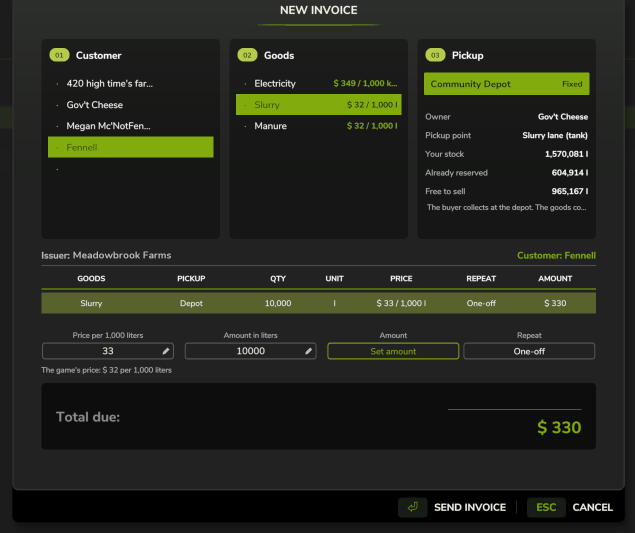
#> input picture previews/form_amount_swap_before.png, 1270 x 1065 px, given in place of uwm_tabIcon_v1.png, which was not available (shown at 1/2 size)
$ python menu_mockup_v5.py form_amount_swap_before.png
#> lines starting #> are read from the running program, lines starting #| are printed output that depends on the picture
"""Mock-up v5 (standing orders tab) of the Utilities page (ESC menu), rebuilt in the UWM CO-OP theme of invoice_wizard_v6_choice.png:
every invoice is a card like the CO-OP options (icon tile per good, title + detail line, status pill, amount, arrow),
summary cards on top, rounded tab buttons. python -I menu_mockup_v4.py <outDir>"""
import sys, os
from PIL import Image, ImageDraw, ImageFont

F = "C:/Windows/Fonts/"
HERE = os.path.dirname(os.path.abspath(__file__))
def font(sz, bold=False):
    return ImageFont.truetype(F + ("segoeuib.ttf" if bold else "segoeui.ttf"), sz)
def sym(sz):
    return ImageFont.truetype(F + "seguisym.ttf", sz)

W, H = 2000, 1125
BG = (36, 37, 35); CARD = (28, 29, 27); SIDE = (20, 21, 19); BAR = (8, 8, 8); TILE = (40, 44, 34)
GREEN = (134, 177, 17); GREEN_L = (166, 200, 60); TINT = (50, 60, 28)
WHITE = (235, 235, 235); GREY = (170, 170, 165); DIM = (110, 112, 105); LINE = (62, 64, 58); EDGE = (46, 48, 43)
ORANGE = (230, 170, 60); BLUE = (110, 170, 230)

def spaced(d, xy, text, fnt, fill, spacing=3, anchor="l"):
    x, y = xy
    total = sum(d.textlength(c, font=fnt) + spacing for c in text) - spacing
    if anchor == "m":
        x -= total / 2
    elif anchor == "r":
        x -= total
    for c in text:
        d.text((x, y), c, font=fnt, fill=fill, anchor="lm")
        x += d.textlength(c, font=fnt) + spacing
    return total

# goods icons (line style, as the CO-OP option icons)
def ic_slurry(d, cx, cy, c):
    d.polygon([(cx, cy - 16), (cx - 11, cy + 2), (cx + 11, cy + 2)], fill=c)
    d.ellipse([cx - 11, cy - 8, cx + 11, cy + 14], fill=c)
def ic_manure(d, cx, cy, c):
    d.pieslice([cx - 17, cy - 8, cx + 17, cy + 26], 180, 360, fill=c)
    d.line([cx - 17, cy + 9, cx + 17, cy + 9], fill=c, width=3)
def ic_power(d, cx, cy, c):
    d.polygon([(cx + 3, cy - 17), (cx - 10, cy + 2), (cx - 1, cy + 2), (cx - 4, cy + 17), (cx + 10, cy - 3), (cx + 1, cy - 3)], fill=c)
def ic_bulk(d, cx, cy, c):                       # a grain ear
    d.line([cx, cy + 17, cx, cy - 15], fill=c, width=3)
    for k in range(4):
        y = cy - 10 + k * 7
        d.ellipse([cx - 10, y - 3, cx - 1, y + 3], fill=c)
        d.ellipse([cx + 1, y - 3, cx + 10, y + 3], fill=c)
def ic_pallet(d, cx, cy, c):                     # a box on a pallet
    d.rectangle([cx - 13, cy - 15, cx + 13, cy + 5], outline=c, width=3)
    d.line([cx - 17, cy + 9, cx + 17, cy + 9], fill=c, width=3)
    for x in (cx - 15, cx, cx + 15):
        d.line([x, cy + 9, x, cy + 15], fill=c, width=3)
ICONS = {"slurry": ic_slurry, "manure": ic_manure, "power": ic_power, "bulk": ic_bulk, "pallet": ic_pallet}

def pill(d, xr, y, text, col):
    f = font(16, True)
    tw = d.textlength(text, font=f)
    d.rounded_rectangle([xr - tw - 28, y - 15, xr, y + 15], 15, outline=col, width=2)
    d.text((xr - 14, y), text, font=f, fill=col, anchor="rm")

def page(path):
    im = Image.new("RGB", (W, H), BG); d = ImageDraw.Draw(im)
    icon = Image.open(os.path.join(HERE, "uwm_tabIcon_v1.png")).convert("RGBA")

    # the game's ESC tab column, ours selected
    d.rectangle([0, 0, 130, H], fill=SIDE)
    for i in range(9):
        y = 2 + i * 129
        if i == 2:
            d.rectangle([0, y, 130, y + 126], fill=GREEN)
            d.polygon([(130, y + 50), (146, y + 63), (130, y + 76)], fill=GREEN)
            small = icon.resize((64, 64), Image.LANCZOS)
            im.paste(small, (33, y + 31), small)
        else:
            d.rounded_rectangle([40, y + 34, 90, y + 92], 6, outline=(200, 200, 200), width=3)
        d.line([0, y + 127, 130, y + 127], fill=(40, 41, 38))
#> this loop made 9 passes
#> pass 3, in page, `small = icon.resize((64, 64), Image.LANCZOS)`:
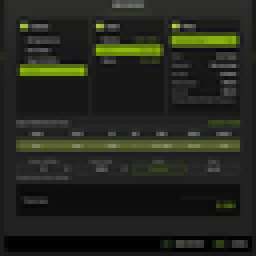
#> small: PIL image 64x64 RGBA (shown 4 times larger); mean R, G, B, A 35.5, 38.3, 29.5, 255
#> after the loop:
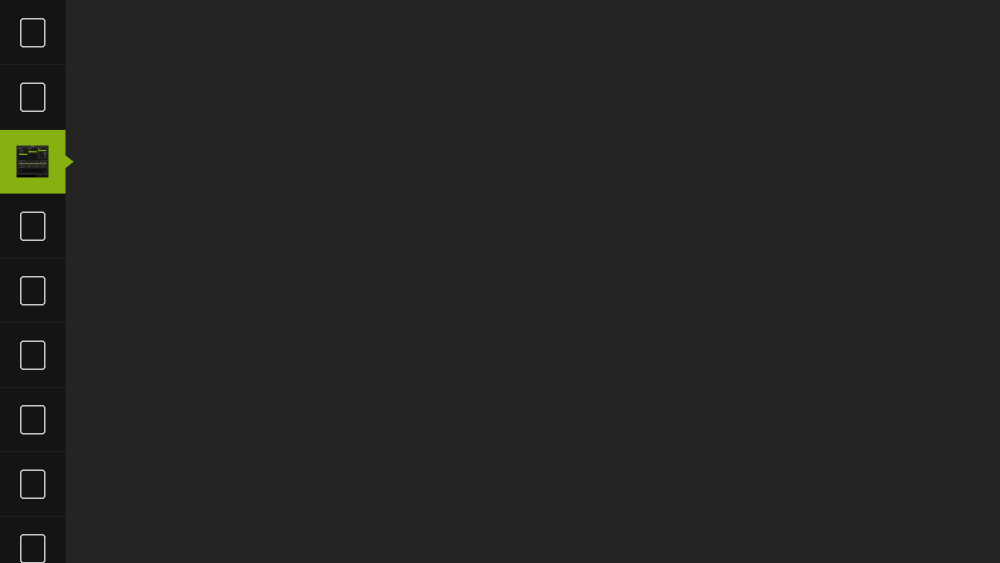
#> im: PIL image 2000x1125 RGB (shown at 1/2 size); mean R, G, B 36, 37.2, 34.3

    # header
    big = icon.resize((70, 70), Image.LANCZOS)
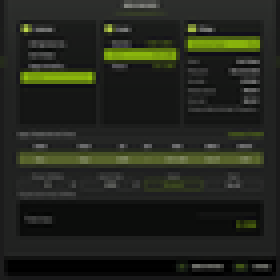
#> big: PIL image 70x70 RGBA (shown 4 times larger); mean R, G, B, A 35.5, 38.3, 29.6, 255
    d.rounded_rectangle([250, 56, 336, 142], 12, fill=GREEN)
    im.paste(big, (258, 64), big)
    spaced(d, (364, 76), "UWM CO-OP", font(18, True), GREEN_L, 4)
    d.text((364, 114), "Utilities & Waste Management", font=font(38, True), fill=WHITE, anchor="lm")
    d.text((364, 148), "Community Depot  -  owner Farm A  -  you are a member", font=font(17), fill=GREY, anchor="lm")
    d.rounded_rectangle([1520, 62, 1848, 140], 10, fill=CARD, outline=EDGE)
    spaced(d, (1544, 84), "BALANCE", font(14, True), DIM, 3)
    d.text((1824, 112), "242,647 $", font=font(32, True), fill=GREEN_L, anchor="rm")

    # summary cards (what needs you, what's running, what waits at the depot)
    sums = [("WAITING FOR YOU", "2", "invoices to accept", GREEN_L), ("RUNNING", "3", "contracts and deals", BLUE),
            ("AT THE DEPOT FOR YOU", "36,000 l", "to collect", ORANGE), ("YOUR GOODS FOR SALE", "60,000 l", "at the depot", GREY)]
    sw = (1848 - 250 - 3 * 18) / 4
    for i, (t, v, sub, col) in enumerate(sums):
        x0 = 250 + i * (sw + 18)
        d.rounded_rectangle([x0, 176, x0 + sw, 262], 8, fill=CARD, outline=EDGE)
        d.rectangle([x0 + 1, 190, x0 + 4, 248], fill=col)
        spaced(d, (x0 + 22, 198), t, font(13, True), DIM, 3)
        d.text((x0 + 22, 234), v, font=font(28, True), fill=WHITE, anchor="lm")
        d.text((x0 + 26 + d.textlength(v, font=font(28, True)), 238), sub, font=font(16), fill=GREY, anchor="lm")

    # tabs (rounded buttons), with counts
    tabs = [("INCOMING", "2"), ("OUTGOING", "3"), ("STANDING ORDERS", "1")]
    x = 250
    for i, (t, n) in enumerate(tabs):
        tw = spaced(ImageDraw.Draw(Image.new("RGB", (1, 1))), (0, 0), t, font(17, True), WHITE, 3)
        bw = tw + 104
        sel = i == 2
        d.rounded_rectangle([x, 290, x + bw, 338], 24, fill=TINT if sel else CARD, outline=GREEN_L if sel else EDGE, width=2 if sel else 1)
        spaced(d, (x + 30, 314), t, font(17, True), WHITE if sel else GREY, 3)
        d.ellipse([x + bw - 52, 300, x + bw - 24, 328], fill=GREEN if sel else TILE)
        d.text((x + bw - 38, 314), n, font=font(15, True), fill=(28, 34, 12) if sel else GREY, anchor="mm")
        x += bw + 16
#> after the loop, x = 1042.8
    d.line([250, 360, 1848, 360], fill=LINE)

    # sub-tabs: smaller rounded pills under the main tabs
    x = 250
    for i, t in enumerate(["MARKET", "MY ORDERS", "MY DEALS"]):
        tw = spaced(ImageDraw.Draw(Image.new("RGB", (1, 1))), (0, 0), t, font(14, True), WHITE, 3)
        bw = tw + 44
        sel = i == 0
        d.rounded_rectangle([x, 376, x + bw, 410], 17, fill=TINT if sel else CARD, outline=GREEN_L if sel else EDGE, width=2 if sel else 1)
        spaced(d, (x + 22, 393), t, font(14, True), WHITE if sel else GREY, 3)
        x += bw + 12
#> after the loop, x = 691

    def card(y, ic, title, sub, status, scol, amount, sel, h=92):
        x0, x1 = 250, 1848
        d.rounded_rectangle([x0, y, x1, y + h], 8, fill=TINT if sel else CARD, outline=GREEN_L if sel else EDGE, width=2 if sel else 1)
        m = y + h / 2
        d.rounded_rectangle([x0 + 20, m - 28, x0 + 76, m + 28], 8, fill=GREEN if sel else TILE)
        ICONS[ic](d, x0 + 48, m, (28, 34, 12) if sel else GREEN_L)
        d.text((x0 + 100, m - 15), title, font=font(22, True), fill=WHITE, anchor="lm")
        d.text((x0 + 100, m + 16), sub, font=font(17), fill=(205, 205, 200) if sel else GREY, anchor="lm")
        pill(d, 1450, m, status, scol)
        d.text((1740, m), amount, font=font(24, True), fill=WHITE, anchor="rm")
        ax = x1 - 38
        d.line([ax - 6, m - 10, ax + 4, m, ax - 6, m + 10], fill=GREEN_L if sel else DIM, width=3)

    # market = standing orders of other farms, as cards
    spaced(d, (250, 436), "ON THE MARKET", font(14, True), DIM, 3)
    card(456, "power", "Electricity  -  400,000 of 500,000 kWh left", "UWM-001  -  Farm A  -  Day 140  -  every day  -  from stock", "FOR SALE", GREEN_L, "320 $ / 1,000 kWh", True)
    card(560, "slurry", "Slurry  -  wanted, 80,000 of 100,000 l left", "UWM-003  -  Farm C  -  Day 138  -  tank coupling", "WANTED", BLUE, "28 $ / 1,000 l", False)

    # your open deals on standing orders, as cards
    d.line([250, 690, 1848, 690], fill=LINE)
    spaced(d, (250, 716), "YOUR OPEN DEALS ON STANDING ORDERS", font(14, True), DIM, 3)
    card(736, "slurry", "Slurry  -  1,000,000 l", "Deal with Farm A  -  you bought  -  tank coupling", "136,464 L TO COLLECT", ORANGE, "28,000 $", False)

    # footer
    d.text((262, 1060), "Depot share: 134 $ a day  -  You are the farm manager", font=font(17), fill=GREY, anchor="lm")

    # key bar
    d.rectangle([0, 1085, W, H], fill=BAR)
    keys = [("X", "DETAILS"), ("ENTER", "BUY"), ("SPACE", "NEW"), ("V", "DEPOT"), ("ESC", "BACK")]
    widths = [d.textlength(k, font=font(20, True)) + 30 + 12 + d.textlength(l, font=font(20, True)) + 26 for k, l in keys]
#> widths = [163.9, 174.9, 178.8, 149.8, 161.5]
    x = W - sum(widths) - 10
#> x = 1161.2
    for (k, l), wdt in zip(keys, widths):
        kw = d.textlength(k, font=font(20, True)) + 30
        d.rounded_rectangle([x, 1089, x + kw, 1121], 5, fill=(30, 40, 30), outline=GREEN_L if k == "SPACE" else None, width=2)
        d.text((x + kw / 2, 1105), k, font=font(20, True), fill=GREEN_L, anchor="mm")
        d.text((x + kw + 12, 1105), l, font=font(20, True), fill=WHITE, anchor="lm")
        x += wdt
        d.line([x - 13, 1095, x - 13, 1115], fill=DIM)
#> this loop made 5 passes
#> (k, l, wdt, kw, x) on passes 1 to 5: ('X', 'DETAILS', 163.9, 43.7, 1325), ('ENTER', 'BUY', 174.9, 96.36, 1500), ('SPACE', 'NEW', 178.8, 93.44, 1678.8), ('V', 'DEPOT', 149.8, 43.69, 1828.5), ('ESC', 'BACK', 161.5, 69.31, 1990)
#> after the loop, x = 1990
    im.save(path)
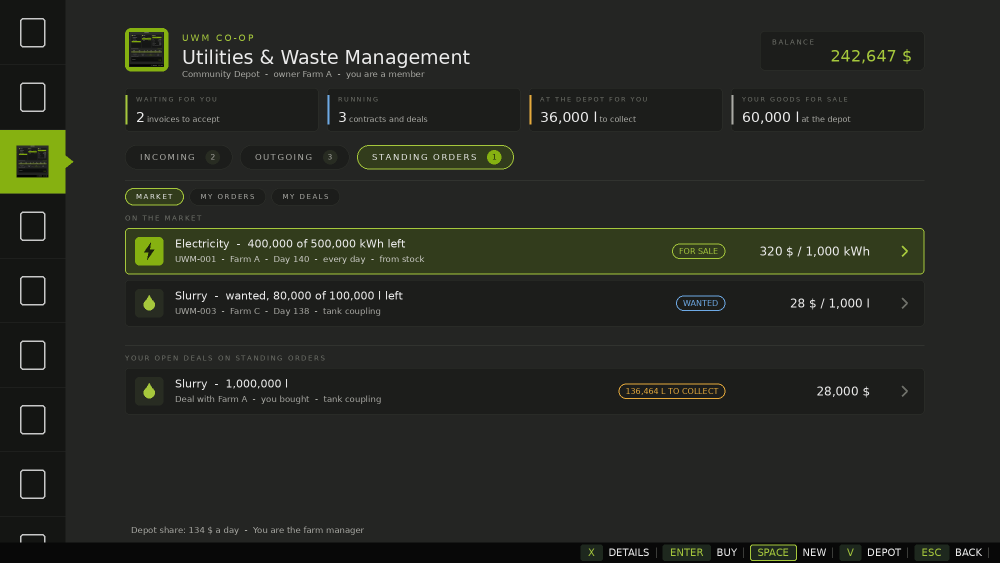
#> saved as menu_v5_standing.png: PIL image 2000x1125 RGB (shown at 1/2 size); mean R, G, B 37.9, 40, 33.8

page(os.path.join(sys.argv[1], "menu_v5_standing.png"))

$ run again, on previews/name_coop_v2_choice.png
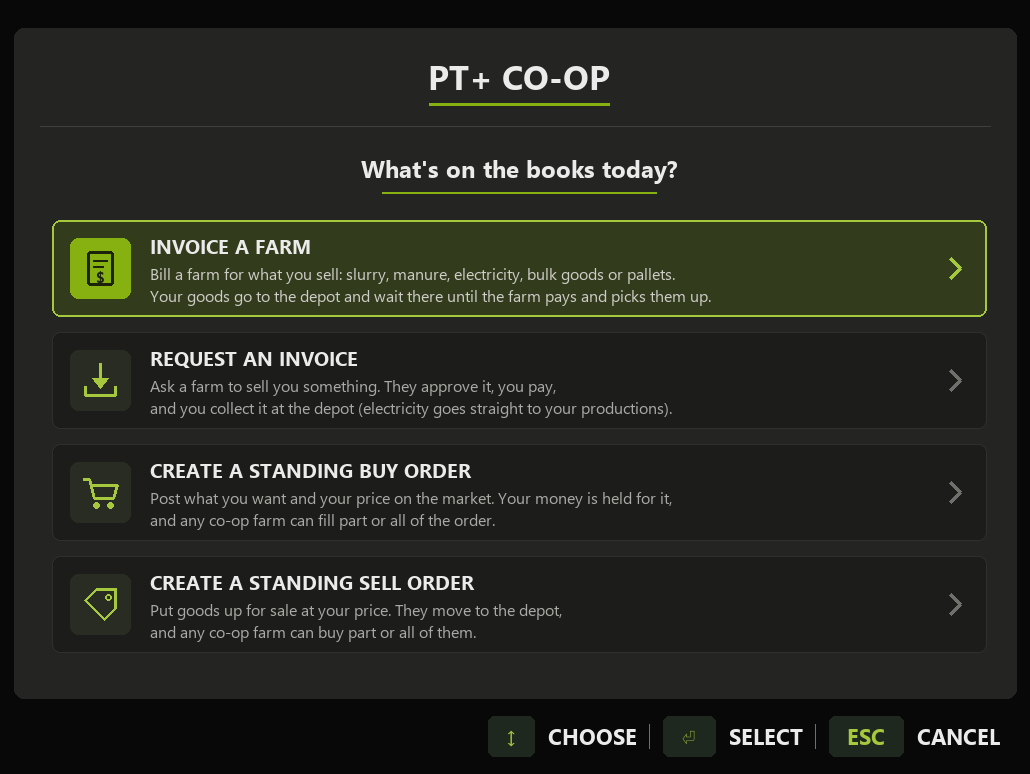
#> input picture previews/name_coop_v2_choice.png, 1030 x 774 px, given in place of uwm_tabIcon_v1.png, which was not available
#> the loop in page, `for i in range(9):` made 9 passes
#> pass 3, in page, `small = icon.resize((64, 64), Image.LANCZOS)`:
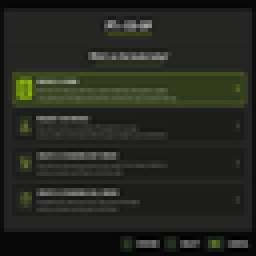
#> small: PIL image 64x64 RGBA (shown 4 times larger); mean R, G, B, A 37.3, 39.6, 32.9, 255
#> in page, `big = icon.resize((70, 70), Image.LANCZOS)`:
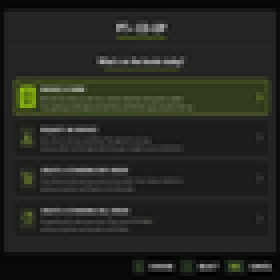
#> big: PIL image 70x70 RGBA (shown 4 times larger); mean R, G, B, A 37.2, 39.6, 32.9, 255
#> after the loop in page, `for i, (t, n) in enumerate(tabs):`: x = 1042.8
#> after the loop in page, `for i, t in enumerate(["MARKET", "MY ORDERS", "MY DEALS"]):`: x = 691
#> widths = [163.9, 174.9, 178.8, 149.8, 161.5]
#> in page, `x = W - sum(widths) - 10`: x = 1161.2
#> the loop in page, `for (k, l), wdt in zip(keys, widths):` made 5 passes
#> (k, l, wdt, kw, x) on passes 1 to 5: ('X', 'DETAILS', 163.9, 43.7, 1325), ('ENTER', 'BUY', 174.9, 96.36, 1500), ('SPACE', 'NEW', 178.8, 93.44, 1678.8), ('V', 'DEPOT', 149.8, 43.69, 1828.5), ('ESC', 'BACK', 161.5, 69.31, 1990)
#> after the loop in page, `for (k, l), wdt in zip(keys, widths):`: x = 1990
